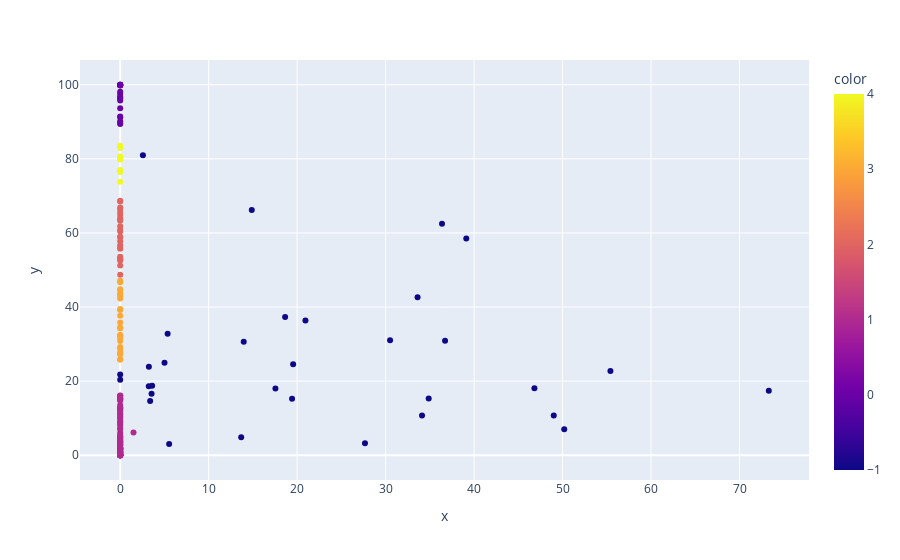

The notebook cell saved with this chart:
### Code cell
fig = px.scatter(x=df["nuclear_share_elec"], y=df["renewables_share_elec"], color=df['cluster4'])
fig.show()

### Figure 1 — Plotly figure (JSON) as saved in the notebook; plotly's stock layout.template omitted (floating-point values rounded to 4 significant figures; data arrays with more than 128 entries replaced by an {"elided": "..."} marker saying what was removed)
{"data": [{"hovertemplate": "x=%{x}<br>y=%{y}<br>color=%{marker.color}<extra></extra>", "legendgroup": "", "marker": {"color": {"elided": "203 int values"}, "coloraxis": "coloraxis", "symbol": "circle"}, "mode": "markers", "name": "", "orientation": "v", "showlegend": false, "type": "scatter", "x": {"elided": "203 float values"}, "xaxis": "x", "y": {"elided": "203 float values"}, "yaxis": "y"}], "layout": {"coloraxis": {"colorbar": {"title": {"text": "color"}}, "colorscale": [[0, "#0d0887"], [0.1111, "#46039f"], [0.2222, "#7201a8"], [0.3333, "#9c179e"], [0.4444, "#bd3786"], [0.5556, "#d8576b"], [0.6667, "#ed7953"], [0.7778, "#fb9f3a"], [0.8889, "#fdca26"], [1, "#f0f921"]]}, "legend": {"tracegroupgap": 0}, "margin": {"t": 60}, "xaxis": {"anchor": "y", "domain": [0, 1], "title": {"text": "x"}}, "yaxis": {"anchor": "x", "domain": [0, 1], "title": {"text": "y"}}}}
